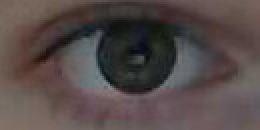
#> input picture eyeL.jpg, 130 x 65 px (shown 2 times larger)
$ python test.py eyeL.jpg   (older library calls are emulated)
#> lines starting #> are read from the running program, lines starting #| are printed output that depends on the picture
import numpy as np
import cv2
import sys

imfile = sys.argv[1]

img = cv2.imread(imfile)
#> img is the input picture: shape (65, 130, 3); mean B, G, R 72.7, 73.9, 85.3
img = cv2.resize(img, None, fx=0.5, fy=0.5)
#> img: shape (32, 65, 3)
gray = cv2.cvtColor(img, cv2.COLOR_BGR2GRAY)
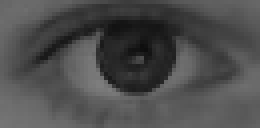
#> gray: shape (32, 65) (shown 4 times larger); min 13, max 125, mean 76.9

orb = cv2.ORB()

keys, des = orb.detectAndCompute(gray, None)
#> keys = (); des = None

for key in keys:
    cv2.circle(img, (int(key.pt[0]), int(key.pt[1])), 5, (0,0,1))
#> this loop made 0 passes

cv2.imshow("image", img)
cv2.waitKey(0)

$ run again, on myface.jpg
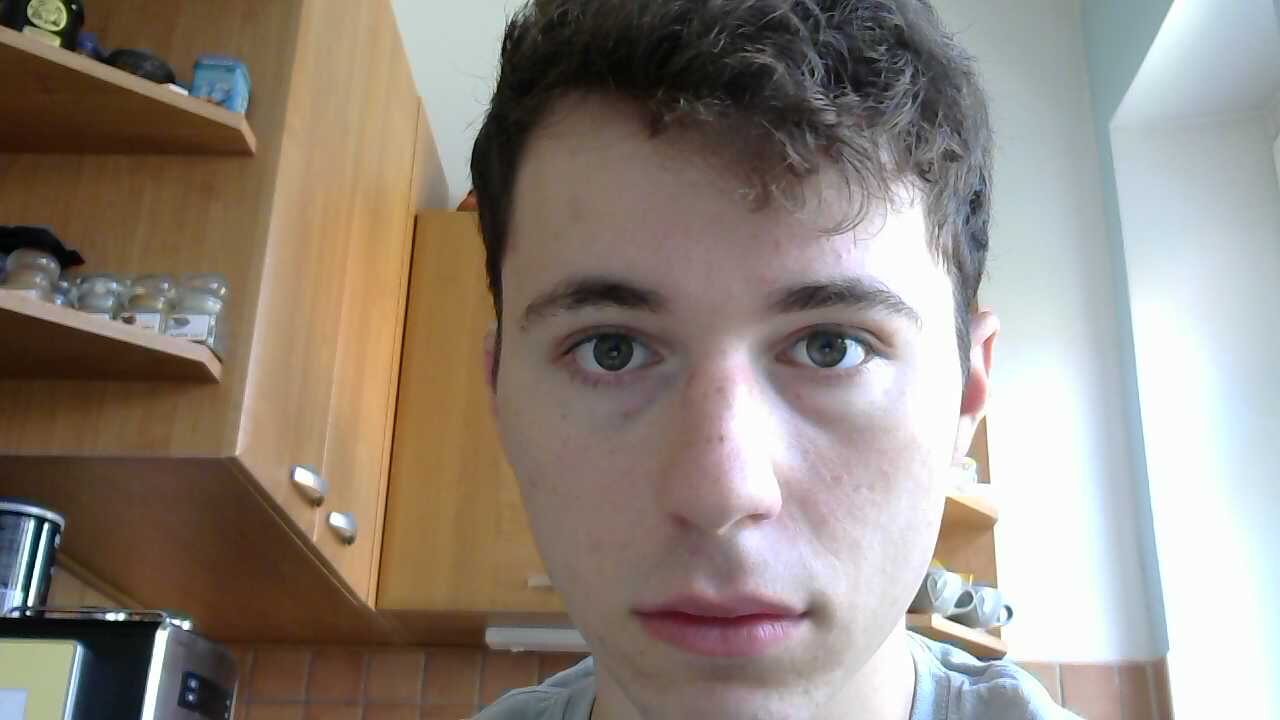
#> input picture myface.jpg, 1280 x 720 px
#> img is the input picture: shape (720, 1280, 3); mean B, G, R 126, 135.6, 145.8
#> `gray = cv2.cvtColor(img, cv2.COLOR_BGR2GRAY)`:
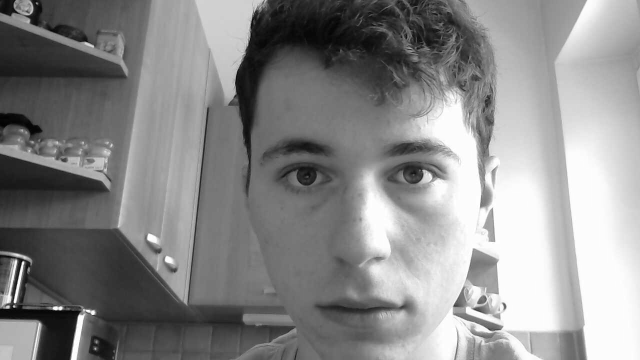
#> gray: shape (360, 640); min 2, max 255, mean 137.7
#> keys = 500 keypoints; strongest (x, y, size): (61, 308, 31), (93, 313, 31), (60, 307, 37.2), (94, 312, 37.2)
#> the loop `for key in keys:` made 500 passes
#> key on passes 1 to 3: keypoint at (436, 177), size 31, keypoint at (148, 235), size 31, keypoint at (148, 238), size 31
#> after the loop `for key in keys:`:
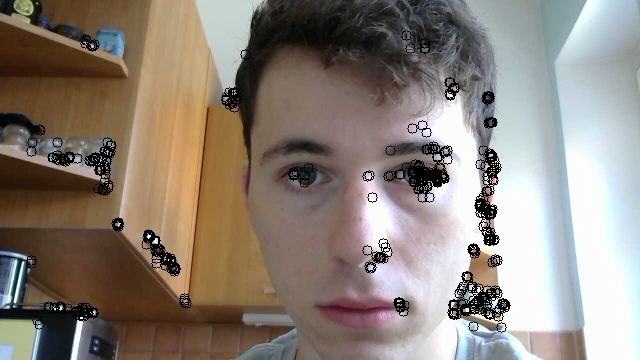
#> img: shape (360, 640, 3); mean B, G, R 120.9, 130.4, 140.5
